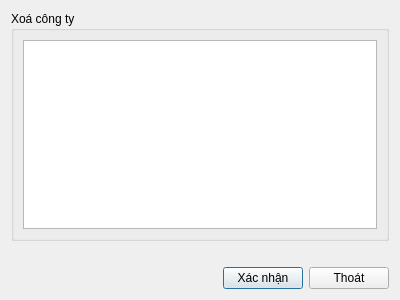
<?xml version="1.0" encoding="UTF-8"?>
<ui version="4.0">
 <class>QTXoaCongTyDialog</class>
 <widget class="QDialog" name="QTXoaCongTyDialog">
  <property name="geometry">
   <rect>
    <x>0</x>
    <y>0</y>
    <width>400</width>
    <height>300</height>
   </rect>
  </property>
  <property name="windowTitle">
   <string>Dialog</string>
  </property>
  <layout class="QVBoxLayout" name="verticalLayout">
   <item>
    <widget class="QGroupBox" name="groupBox">
     <property name="title">
      <string>Xoá công ty</string>
     </property>
     <layout class="QGridLayout" name="gridLayout">
      <item row="0" column="0">
       <widget class="QTableWidget" name="tableWidgetXoaCongTy"/>
      </item>
     </layout>
    </widget>
   </item>
   <item>
    <spacer name="verticalSpacer">
     <property name="orientation">
      <enum>Qt::Orientation::Vertical</enum>
     </property>
     <property name="sizeHint" stdset="0">
      <size>
       <width>20</width>
       <height>22</height>
      </size>
     </property>
    </spacer>
   </item>
   <item>
    <layout class="QHBoxLayout" name="horizontalLayout">
     <item>
      <spacer name="horizontalSpacer">
       <property name="orientation">
        <enum>Qt::Orientation::Horizontal</enum>
       </property>
       <property name="sizeHint" stdset="0">
        <size>
         <width>40</width>
         <height>20</height>
        </size>
       </property>
      </spacer>
     </item>
     <item>
      <widget class="QPushButton" name="pushButtonXacNhan">
       <property name="text">
        <string>Xác nhận</string>
       </property>
      </widget>
     </item>
     <item>
      <widget class="QPushButton" name="pushButtonThoat">
       <property name="text">
        <string>Thoát</string>
       </property>
      </widget>
     </item>
    </layout>
   </item>
  </layout>
 </widget>
 <resources/>
 <connections/>
</ui>
